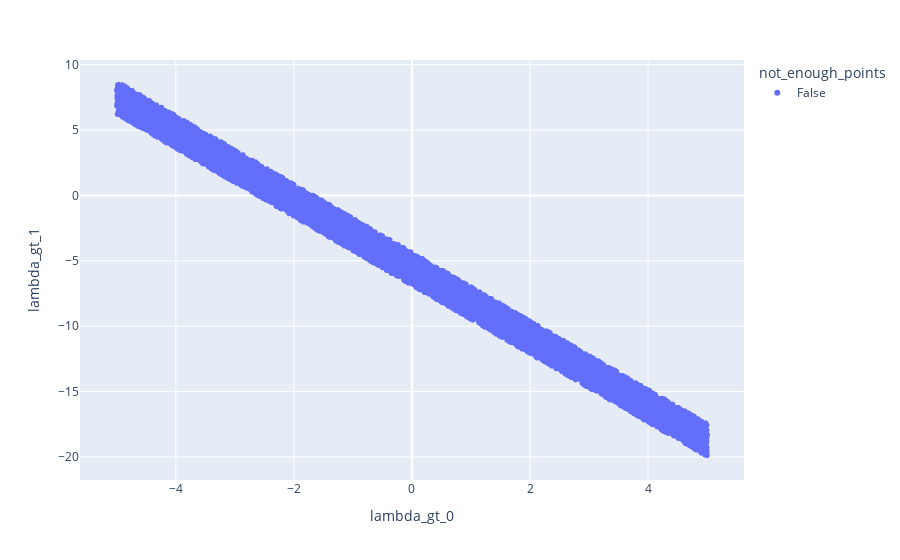

Here is the notebook cell this chart was saved with:
### Code cell
px.scatter(df, x="lambda_gt_0", y="lambda_gt_1", color="not_enough_points")

### Figure 1 — Plotly figure (JSON) as saved in the notebook; plotly's stock layout.template omitted (floating-point values rounded to 4 significant figures; data arrays with more than 128 entries replaced by an {"elided": "..."} marker saying what was removed)
{"data": [{"hovertemplate": "not_enough_points=False<br>lambda_gt_0=%{x}<br>lambda_gt_1=%{y}<extra></extra>", "legendgroup": "False", "marker": {"color": "#636efa", "symbol": "circle"}, "mode": "markers", "name": "False", "showlegend": true, "type": "scattergl", "x": {"elided": "8000 float values"}, "xaxis": "x", "y": {"elided": "8000 float values"}, "yaxis": "y"}], "layout": {"autosize": true, "legend": {"title": {"text": "not_enough_points"}, "tracegroupgap": 0}, "margin": {"t": 60}, "xaxis": {"anchor": "y", "autorange": true, "domain": [0, 1], "range": [-5.589, 5.591], "title": {"text": "lambda_gt_0"}, "type": "linear"}, "yaxis": {"anchor": "x", "autorange": true, "domain": [0, 1], "range": [-22.06, 10.65], "title": {"text": "lambda_gt_1"}, "type": "linear"}}}
